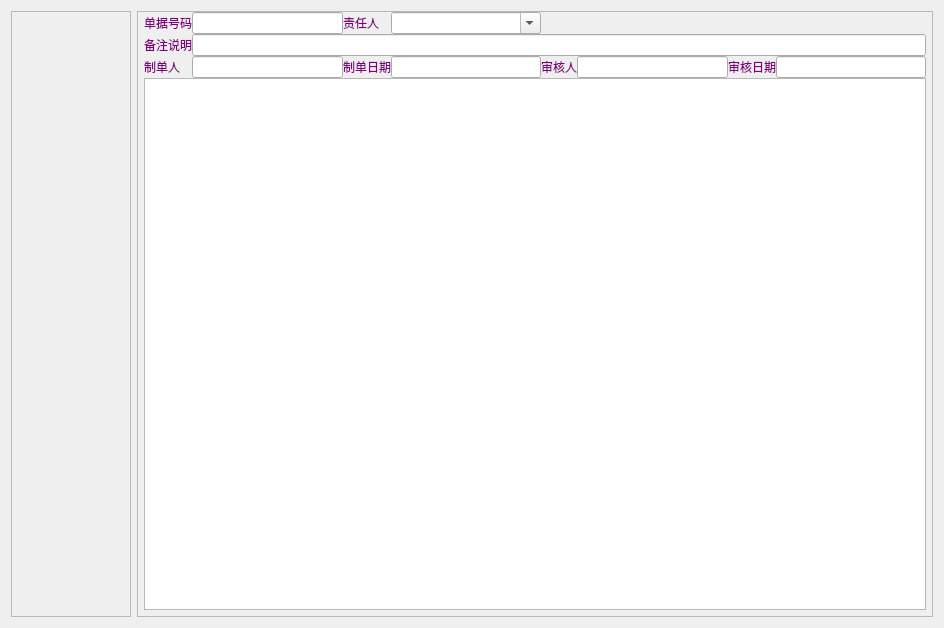
<?xml version="1.0" encoding="UTF-8"?>
<ui version="4.0">
 <class>w_i_inventory_stocking_change_Dialog</class>
 <widget class="QDialog" name="w_i_inventory_stocking_change_Dialog">
  <property name="geometry">
   <rect>
    <x>0</x>
    <y>0</y>
    <width>944</width>
    <height>628</height>
   </rect>
  </property>
  <property name="windowTitle">
   <string>Dialog</string>
  </property>
  <layout class="QHBoxLayout" name="horizontalLayout">
   <item>
    <widget class="QFrame" name="frame">
     <property name="minimumSize">
      <size>
       <width>120</width>
       <height>0</height>
      </size>
     </property>
     <property name="maximumSize">
      <size>
       <width>199</width>
       <height>16777215</height>
      </size>
     </property>
     <property name="frameShape">
      <enum>QFrame::StyledPanel</enum>
     </property>
     <property name="frameShadow">
      <enum>QFrame::Raised</enum>
     </property>
     <layout class="QVBoxLayout" name="verticalLayout">
      <property name="leftMargin">
       <number>9</number>
      </property>
      <property name="rightMargin">
       <number>9</number>
      </property>
      <item>
       <widget class="lds_toolbar" name="widget" native="true"/>
      </item>
     </layout>
    </widget>
   </item>
   <item>
    <widget class="lds_frame_pixmap" name="frame_2">
     <property name="frameShape">
      <enum>QFrame::StyledPanel</enum>
     </property>
     <property name="frameShadow">
      <enum>QFrame::Raised</enum>
     </property>
     <layout class="QVBoxLayout" name="verticalLayout_2">
      <property name="spacing">
       <number>0</number>
      </property>
      <property name="leftMargin">
       <number>6</number>
      </property>
      <property name="topMargin">
       <number>0</number>
      </property>
      <property name="rightMargin">
       <number>6</number>
      </property>
      <property name="bottomMargin">
       <number>6</number>
      </property>
      <item>
       <widget class="lds_toolbar" name="widget_2" native="true"/>
      </item>
      <item>
       <layout class="QGridLayout" name="gridLayout">
        <item row="0" column="0">
         <widget class="QLabel" name="label_6">
          <property name="styleSheet">
           <string notr="true">color:purple;</string>
          </property>
          <property name="text">
           <string>单据号码</string>
          </property>
         </widget>
        </item>
        <item row="0" column="1">
         <widget class="QLineEdit" name="lineEdit_ch_sheetno"/>
        </item>
        <item row="0" column="2">
         <widget class="QLabel" name="label_8">
          <property name="styleSheet">
           <string notr="true">color:purple;</string>
          </property>
          <property name="text">
           <string>责任人</string>
          </property>
         </widget>
        </item>
        <item row="0" column="3">
         <widget class="lds_ComboBox" name="comboBox_vch_handle">
          <property name="editable">
           <bool>true</bool>
          </property>
         </widget>
        </item>
        <item row="1" column="0">
         <widget class="QLabel" name="label_7">
          <property name="styleSheet">
           <string notr="true">color:purple;</string>
          </property>
          <property name="text">
           <string>备注说明</string>
          </property>
         </widget>
        </item>
        <item row="1" column="1" colspan="7">
         <widget class="QLineEdit" name="lineEdit_vch_memo"/>
        </item>
        <item row="2" column="0">
         <widget class="QLabel" name="label_10">
          <property name="styleSheet">
           <string notr="true">color:purple;</string>
          </property>
          <property name="text">
           <string>制单人</string>
          </property>
         </widget>
        </item>
        <item row="2" column="1">
         <widget class="QLineEdit" name="lineEdit_vch_operid"/>
        </item>
        <item row="2" column="2">
         <widget class="QLabel" name="label_11">
          <property name="styleSheet">
           <string notr="true">color:purple;</string>
          </property>
          <property name="text">
           <string>制单日期</string>
          </property>
         </widget>
        </item>
        <item row="2" column="3">
         <widget class="QLineEdit" name="lineEdit_dt_operdate"/>
        </item>
        <item row="2" column="4">
         <widget class="QLabel" name="label_12">
          <property name="styleSheet">
           <string notr="true">color:purple;</string>
          </property>
          <property name="text">
           <string>审核人</string>
          </property>
         </widget>
        </item>
        <item row="2" column="5">
         <widget class="QLineEdit" name="lineEdit_vch_audit"/>
        </item>
        <item row="2" column="6">
         <widget class="QLabel" name="label_13">
          <property name="styleSheet">
           <string notr="true">color:purple;</string>
          </property>
          <property name="text">
           <string>审核日期</string>
          </property>
         </widget>
        </item>
        <item row="2" column="7">
         <widget class="QLineEdit" name="lineEdit_dt_audit"/>
        </item>
       </layout>
      </item>
      <item>
       <widget class="lds_tableview_sum" name="tableView"/>
      </item>
     </layout>
    </widget>
   </item>
  </layout>
 </widget>
 <customwidgets>
  <customwidget>
   <class>lds_toolbar</class>
   <extends>QFrame</extends>
   <header>lds_toolbar.h</header>
   <container>1</container>
  </customwidget>
  <customwidget>
   <class>lds_ComboBox</class>
   <extends>QComboBox</extends>
   <header>lds_combobox.h</header>
  </customwidget>
  <customwidget>
   <class>lds_tableview_sum</class>
   <extends>QTableView</extends>
   <header>lds_tableview_sum.h</header>
  </customwidget>
  <customwidget>
   <class>lds_frame_pixmap</class>
   <extends>QFrame</extends>
   <header>lds_frame_pixmap.h</header>
   <container>1</container>
  </customwidget>
 </customwidgets>
 <resources/>
 <connections/>
</ui>
